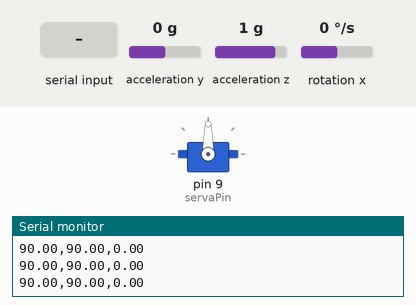
Bench run of a sketch on a simulated Arduino Uno, built with avr-gcc and run on an emulated ATmega328P. Shown: servo, the last lines printed to the serial monitor. The inputs (shaded band) are chosen by the test bench; at power-on: rotation x 0 °/s, acceleration y 0 g, acceleration z 1 g.

Above: at 2.2 s.
2.3 s: rotation x set to 29 °/s
At 3.4 s:
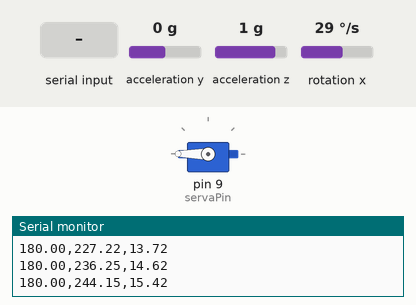
4.2 s: acceleration y set to -0.8 g
At 6.3 s:
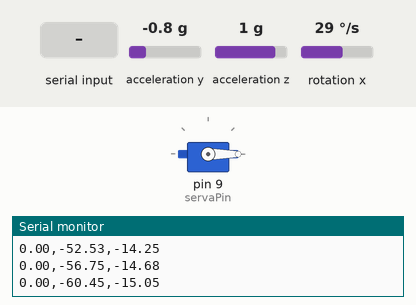
6.7 s: acceleration y set to 0.1 g
At 7.25 s:
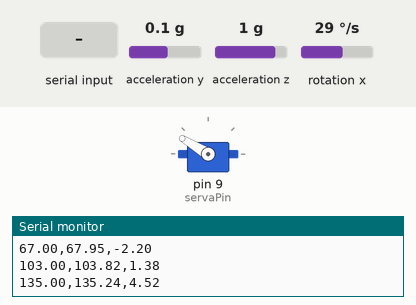
8.8 s: rotation x set to 0 °/s
At 10.49 s:
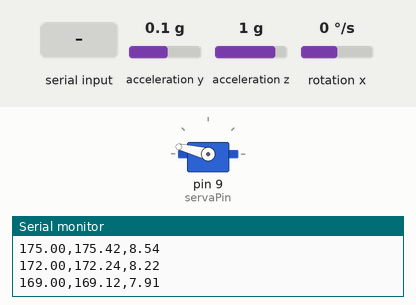
11.8 s: acceleration y set to 0 g
14.8 s: "p90\n" received over Serial
Timing chart, 0 to 18.1 s (numbered marks = the images above; inputs shaded):
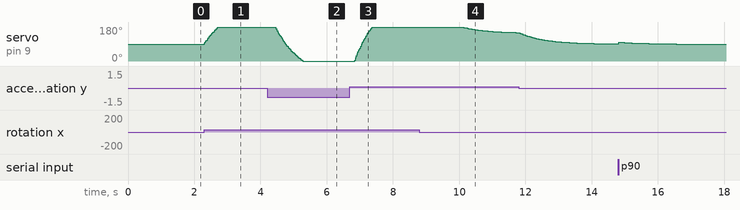

Measured:
- after the input at 2.3 s, servo on pin 9 (servaPin): moves from 90° to 180° over 0.42 s, starting at once
- after the input at 4.2 s, servo on pin 9 (servaPin): moves from 180° to 0° over 0.84 s, starting after 0.24 s
- after the input at 6.7 s, servo on pin 9 (servaPin): moves from 0° to 180° over 0.53 s, starting after 0.14 s
- after the input at 8.8 s, servo on pin 9 (servaPin): moves from 180° to 150° over 1.6 s, starting after 1.3 s

The sketch:

caretka_without_speed.ino
```cpp
#include "Servo.h"
#include "MPU6050.h"
#include "math.h"

#define servaPin 9

#define maxAngle 25
#define stillAngle 90

// #define Kp  40
// #define Kd  0.05
// #define Ki  40


//наш dt в сеундах
#define dt 0.01
//по факту це наш dt просто в миллисекундах(по длительнности управляющего импульса сервопривода)
#define sampleTime (dt * 1000)
//пол секунды dt для ввода-вывода
#define sampleBigTime 100
//если нам нужна наклонённая конструкция, в случае с роботом
#define targetAngle 0  //-2.5

//коэффиценты pid регулятора
float Kp = 10;
float Kd = 0;
float Ki = 0;

//коэффиценты для получения правильного угла currentAngle с помощью комлиментарного фильтра
#define range_time_for_filter 0.75
#define ratio_a (range_time_for_filter/(range_time_for_filter+dt))
#define ratio_b (1-ratio_a)


bool Start = false;

MPU6050 mpu;
Servo myservo;

volatile int PrevPos = 0;

int16_t accY, accZ, gyroX;
// int16_t accY, accX, gyroZ;
volatile int  gyroRate;
volatile float servo_speed, servo_angle, previous_servo_angle;
volatile float accAngle, gyroAngle, currentAngle, prevAngle = 0, error, prevError = 0, errorSum = 0;
// volatile byte count = 0;

//переменная для отсчёта времени квантавания
unsigned long Tnext;
//переменная для отсчёта времени ввода вывода
unsigned long TBigNext;

int count = 0;


void setup() {
  Serial.begin(115200); //задаём boud такой же как в консоле
  Serial.flush();  // ждём когда все старые данные пройдут, чтобы не портить названия
  Serial.println("серва, датчик");
  Serial.print(ratio_a);
  Serial.print(',');
  Serial.println(ratio_b);

  //задаём начально время
  Tnext = millis() + sampleTime;
  TBigNext = millis() + sampleBigTime;

  //присоединяем серву к пину и задаём начальное положение
  myservo.attach(servaPin);//присоединяем серву к пину
  // previous_servo_angle = stillAngle;

  myservo.write(stillAngle);
  delay(1000);

  // initialize the MPU6050 and set offset values, которые получили при калибровке
  mpu.initialize();
  mpu.setYAccelOffset(594);
  mpu.setZAccelOffset(713);
  mpu.setXGyroOffset(-203);
}

void setMotors(int angle) {

  servo_angle = constrain(angle, 0, 180);
  myservo.write(servo_angle);

}

void loop() {
  //пробегаемся по выводу-вводу каждые пол секунды
  if (TBigNext <= millis()) {
    TBigNext += sampleBigTime;

    if (Serial.available() > 1) { //если в консоль что-то ввели
      char key = Serial.read(); //считываем первый буквенный символ
      float val = Serial.parseFloat(); //считываем последующее число
      switch (key) {
        case 'p': Kp = val; break; //меняем пропорциональную составляющую при вводе например p10
        case 'i': Ki = val; break; //меняем интегральную составляющую при вводе например z
        case 'd': Kd = val; break; //меняем дифференциальную составляющую при вводе например d
        case 's': Start = true; break; //старт
        case 'b': Start = false; break; //стоп
      }
    }
    //выводим пару значений угол сервы и значение pid регулятора
    Serial.print(servo_angle);
    Serial.print(',');
    Serial.print(servo_speed);
    Serial.print(',');
    Serial.println(currentAngle);
  }

  //если наша очередь по времени дошла до нынешнего то выполняем
  if (Tnext <= millis()) {
    Tnext += sampleTime; //дополняем наш Tnext на ещё 20 миллисекунд
    if(count++==100){
      count = 0;
      // Serial.println("opa");
    }
    // if(Start == false){
    //   return;
    // }
    // read acceleration and gyroscope values
    accY = mpu.getAccelerationY();
    accZ = mpu.getAccelerationZ();
    gyroX = mpu.getRotationX();

    // calculate the angle of inclination
    accAngle = atan2(accY, accZ) * RAD_TO_DEG;
    gyroRate = map(gyroX, -32768, 32767, -250, 250);
    //умножаем на время опроса sampleTime/1000 тоесть 20 милисекунд
    gyroAngle = (float)gyroRate * dt;
    // ratio_a, ratio_b являются коэффициентами комплиментарного фильтра для интервала времени 0.75с. a = j/(j+dt)=0.75/(0.75+0.02)
    currentAngle = ratio_a * (prevAngle + gyroAngle) + ratio_b * (accAngle);

    error = currentAngle - targetAngle;
    errorSum = errorSum + error;
    errorSum = constrain(errorSum, -30, 30);
    //calculate output from P, I and D values
    servo_speed = stillAngle + (Kp * (error) + Ki * (errorSum)*sampleTime - Kd * (currentAngle - prevAngle) / sampleTime);

    prevAngle = currentAngle;

    // держим значения, подающиеся на серву в пределах 180 градусов
    // servo_speed = constrain(servo_speed, 0, 180);

    // if(Start){
    //   setMotors(servo_speed);
    // }
    setMotors(servo_speed);
  }
}
```
